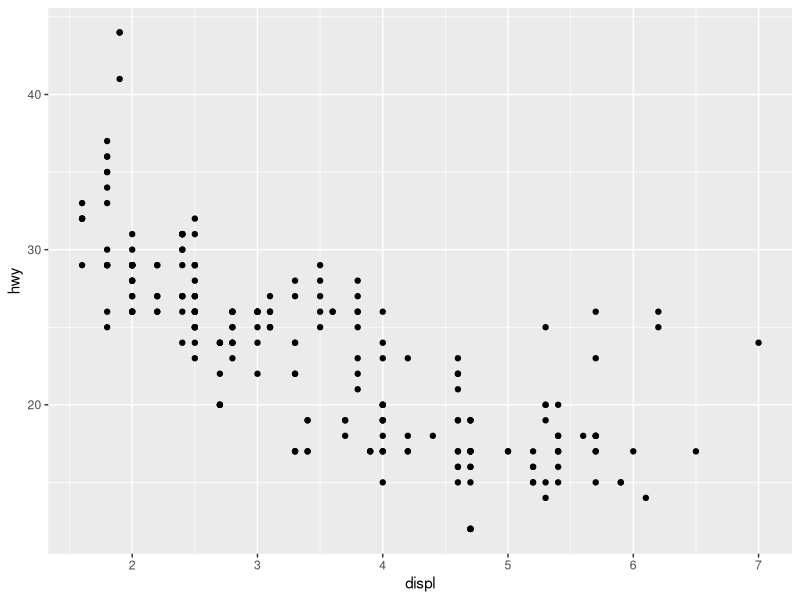
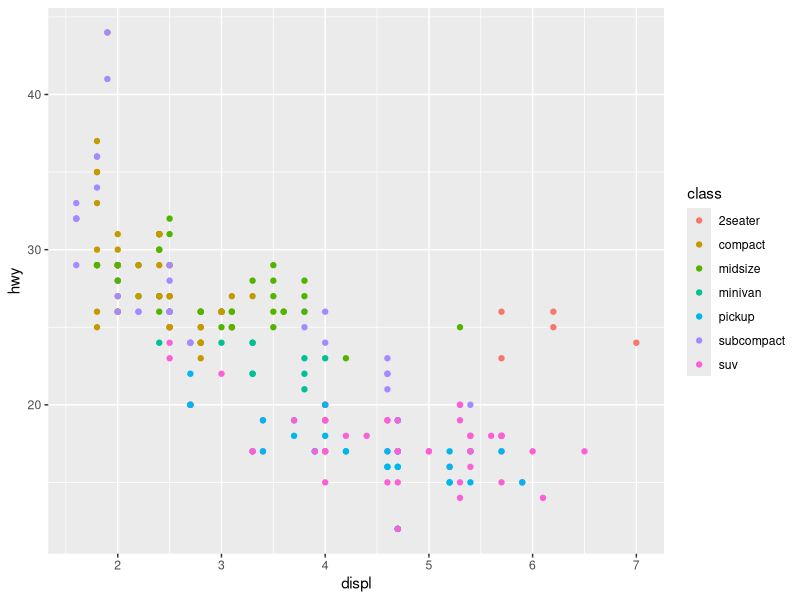
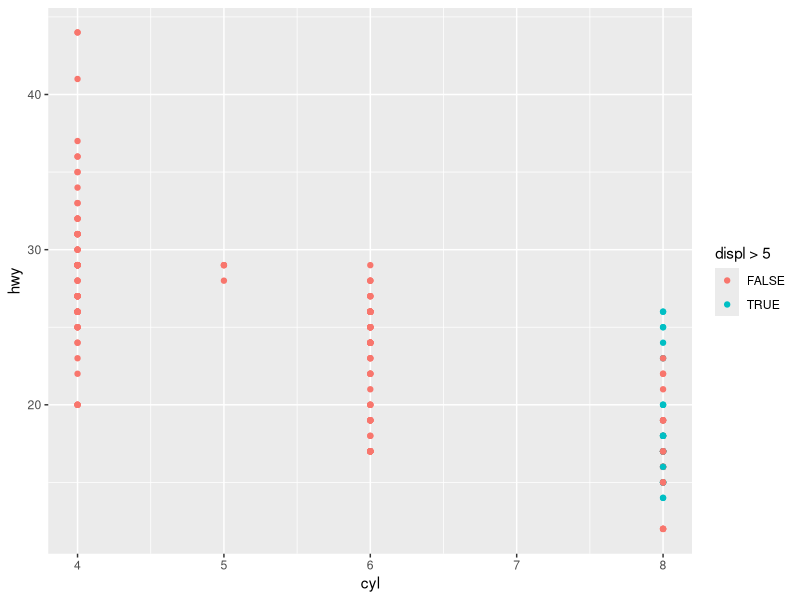
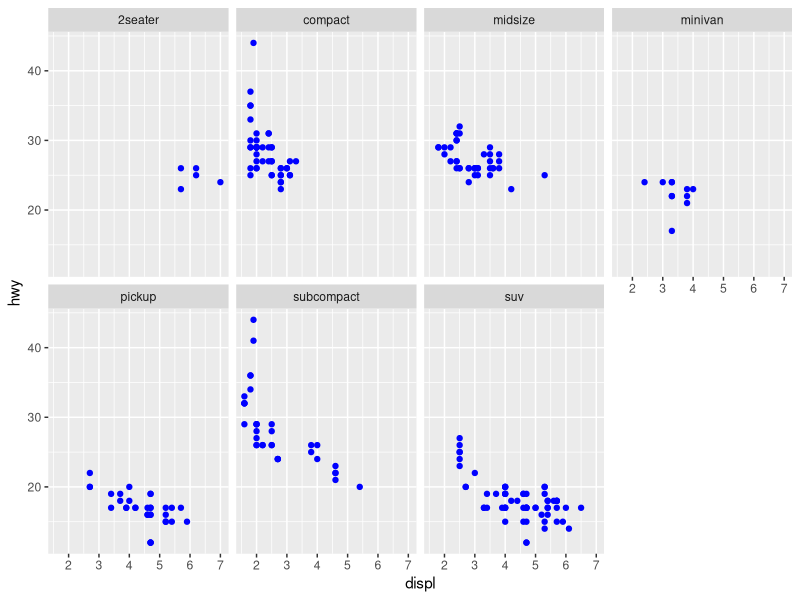
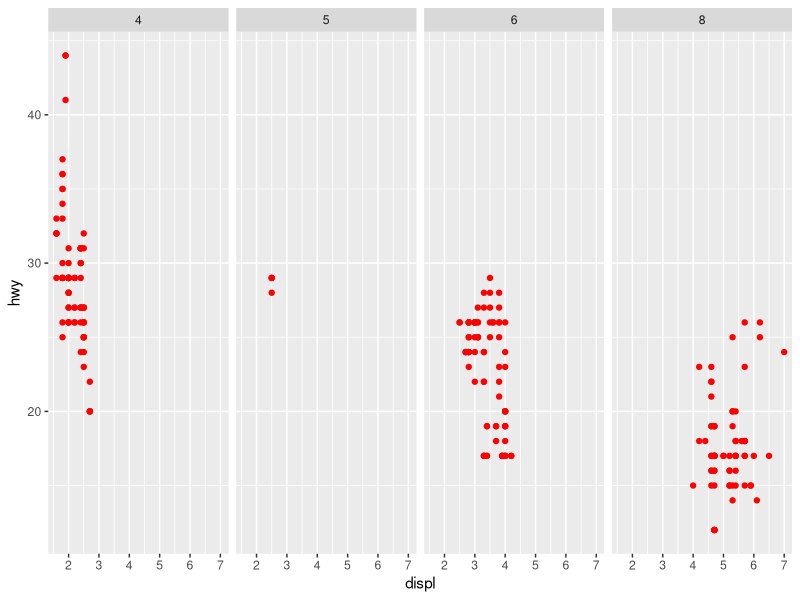
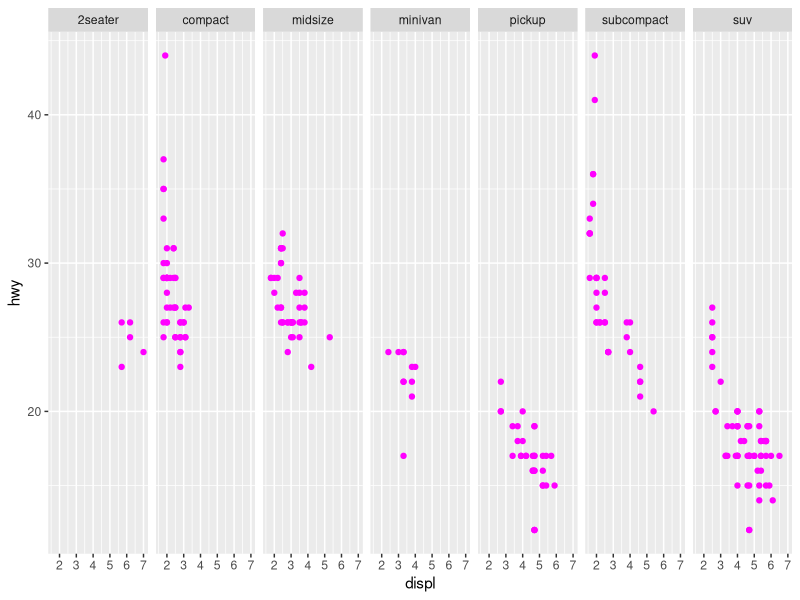
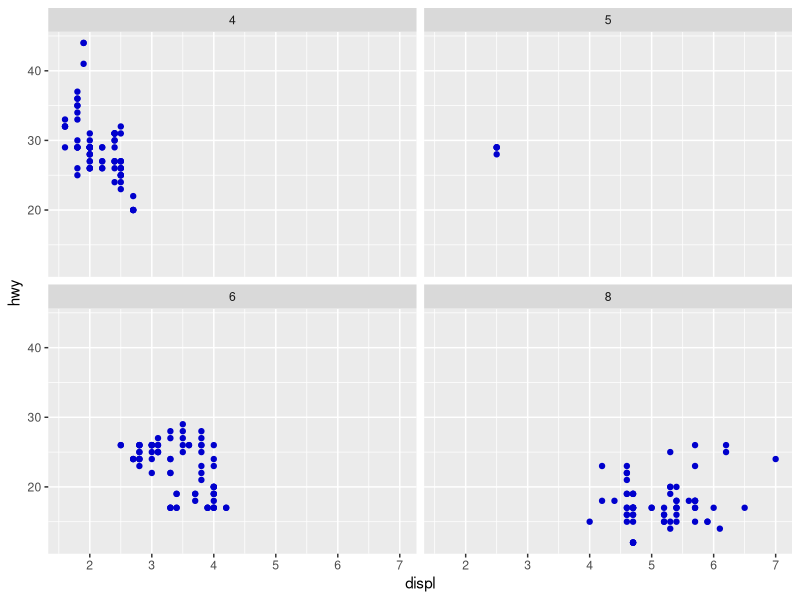
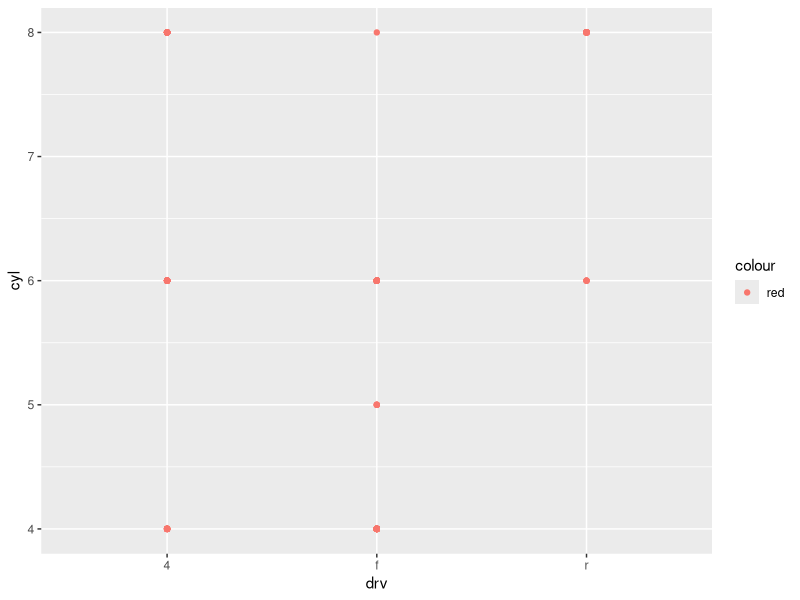

Here is the R script that generated these plots, in order:
#load library 
library (ggplot2)
#load dataset mpg (Miles Per Gallon)
data(mpg)
###ctrl + enter: Run from script

#Do cars with big engines use more fuel than cars with small engines?
#What does the relationship between car engines and fuel efficiency look like?

ggplot2::mpg

#use ? before the dataset name to retrieve more information about the data set.
?mpg 
#is a bigger engine more fuel efficient?

#plot of displ in x-axis against hwy in y-axis
ggplot(mpg) + 
  geom_point(aes(displ, hwy))
#plot shows negative relationship between engine size and fuel efficiency.

#add class as a third variable
ggplot(mpg) + 
  geom_point(aes(displ, hwy, colour = class))
#scatterplot shows that the 2 seater cars have bigger engines and higher fuel mileage compared to others in the same class.



#plot to show displ greater than 5 in different colour.
ggplot(mpg) + 
  geom_point(aes(cyl, hwy, colour = displ > 5))

#map third variable on the classes of cars using facet_wrap()
ggplot(mpg) + 
  geom_point(aes(displ, hwy), colour = "blue") + 
  facet_wrap( ~ class, nrow = 2)

#facet plot using the variable cyl
ggplot(mpg) + 
  geom_point(aes(displ, hwy), colour = "red") + 
  facet_grid( . ~ cyl)

#facet plot using variable class
ggplot(mpg) + 
  geom_point(aes(displ, hwy), colour = "magenta") + 
  facet_grid( . ~ class)

#
ggplot(mpg) + 
  geom_point(aes(displ, hwy), colour = "mediumblue") + 
  facet_wrap(~ cyl, nrow = 2)

#breakdown of types of wheels by cylinders.
ggplot(mpg) + 
  geom_point(aes(drv, cyl, colour = "red"))

#plot engine displacement size and the corresponding highway miles per gallon and wheel drive.
ggplot(mpg) + 
  geom_point(aes(displ, hwy), colour = "brown") + 
  facet_grid(drv ~ .)

#add layers
ggplot(mpg) + geom_point(aes(x=hwy, y=displ, colour = class)) + geom_smooth(aes(x=hwy, y=displ)) + 
  labs(title = "Engine size v. Fuel Mileage by Vehicle type", x="mpg", y="Engine size (L)") + #add labels
  scale_color_discrete(name="Vehicle Type") #legend tile





#qplot is a quick simple plot that uses all of the ggplot2 defaults. 
#it defines a plot in a single call, picking a default geom.
#x and y variables are specified so a scatterplot will be created
qplot(displ, hwy, data = mpg) 
qplot(displ, hwy, colour = class, data = mpg)
#only x variable given so a histogram (for continuous variables) or barchart (for discrete variables) is created.
qplot (displ, data = mpg)
